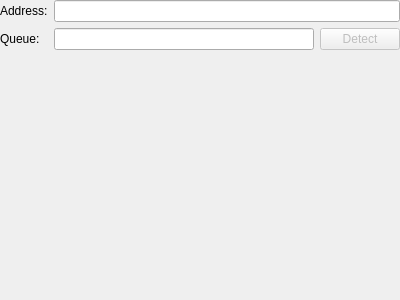
<?xml version="1.0" encoding="UTF-8"?>
<ui version="4.0">
 <class>ChooseLpd</class>
 <widget class="QWidget" name="ChooseLpd">
  <property name="geometry">
   <rect>
    <x>0</x>
    <y>0</y>
    <width>400</width>
    <height>300</height>
   </rect>
  </property>
  <property name="sizePolicy">
   <sizepolicy hsizetype="Ignored" vsizetype="Preferred">
    <horstretch>0</horstretch>
    <verstretch>0</verstretch>
   </sizepolicy>
  </property>
  <layout class="QFormLayout" name="formLayout">
   <property name="margin">
    <number>0</number>
   </property>
   <item row="0" column="0">
    <widget class="QLabel" name="label_2">
     <property name="text">
      <string>Address:</string>
     </property>
    </widget>
   </item>
   <item row="0" column="1">
    <widget class="QLineEdit" name="addressLE"/>
   </item>
   <item row="1" column="0">
    <widget class="QLabel" name="label_3">
     <property name="text">
      <string>Queue:</string>
     </property>
    </widget>
   </item>
   <item row="1" column="1">
    <layout class="QHBoxLayout" name="horizontalLayout_3">
     <item>
      <widget class="QLineEdit" name="queueLE"/>
     </item>
     <item>
      <widget class="QPushButton" name="detectPB">
       <property name="enabled">
        <bool>false</bool>
       </property>
       <property name="text">
        <string>Detect</string>
       </property>
      </widget>
     </item>
    </layout>
   </item>
  </layout>
 </widget>
 <resources/>
 <connections/>
</ui>
